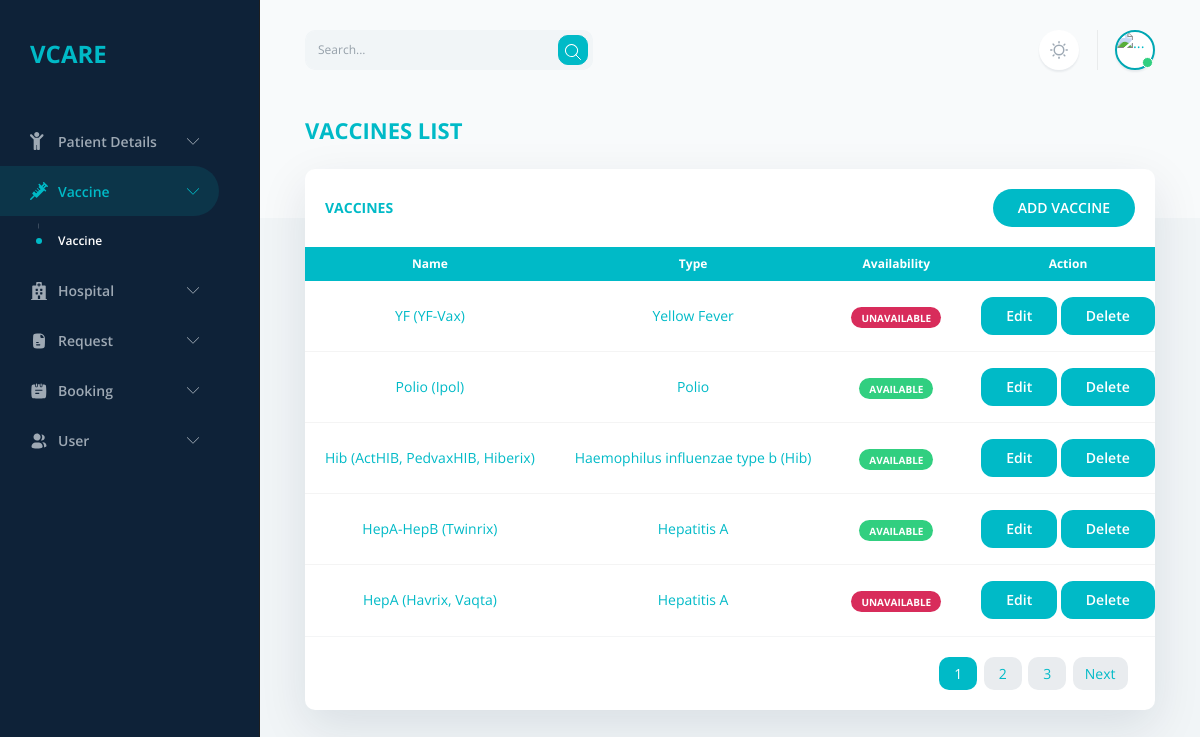
/admin/admin_vaccine.php (signed in), run on the app's committed database.
### tables this page shows
CREATE TABLE `list_of_vaccines` (
  `drug_id` int(11) NOT NULL,
  `drug_Name` varchar(100) NOT NULL,
  `drug_Type` varchar(100) NOT NULL,
  `drug_Availability` varchar(20) NOT NULL
);

### admin/admin_vaccine.php (the view, shortened to what this page needs)
<?php
$page = "vaccine";
include 'header.php';
?>
<head>
</head>
<body>
    <?php include './sidebar.php' ?>
    <main>
        <header class="container-fluid d-flex py-6 mb-4">
            <form class="d-none d-md-inline-block me-auto" action="admin_search.php">
                <div class="input-group input-group-merge">
                    <input type="text" class="form-control bg-light-green border-light-green w-250px" name="vaccsearch" placeholder="Search..." aria-label="Search for any term">
                    <span class="input-group-text bg-light-green border-light-green p-0">
                        <button class="btn btn-primary rounded-2 w-30px h-30px p-0 mx-1" type="button" aria-label="Search button">
                        </button>
                    </span>
                </div>
            </form>
            <div class="d-flex align-items-center ms-auto me-n1 me-lg-n2">
            <?php include 'themeswitcher.php' ?>
                <?php include 'admin_session.php' ?>
            </div>
        </header>
        <div class="container-fluid">
            <h1 class="h2 text-uppercase">
                Vaccines List
            </h1>
            <div class="row">
                <div class="col">
                    <div class="card border-0 flex-fill w-100 shadow-lg" id="users">
                        <div class="card-header border-0 card-header-space-between">
                            <h2 class="card-header-title h4 text-uppercase">
                                Vaccines
                            </h2>
                            <a href="add_vaccine.php" class="btn btn-light text-uppercase">
                                Add Vaccine
                            </a>
                        </div>
                        <?php
                        $limit = 5;
                        if (!isset($_GET['page'])) {
                            $page = 1;
                        } else {
                            $page = $_GET['page'];
                        }
                        $offset = ($page - 1) * $limit;
                        $sql = "SELECT * FROM `list_of_vaccines`
                        ORDER BY drug_id DESC LIMIT {$offset},{$limit}";
                        ?>
                        <div class="table-responsive">
                            <table class="table align-middle table-edge text-center table-hover table-nowrap mb-0">
                                <thead class="thead-light">
                                    <tr>
                                        <th>Name</th>
                                        <th>Type</th>
                                        <th>Availability</th>
                                        <th>Action</th>
                                    </tr>
                                </thead>
                                <?php
                                $fetch = mysqli_query($conn, $sql);
                                foreach ($fetch as $row) {
                                ?>
                                    <tbody class="list">
                                        <tr>
                                            <td><?php echo $row['drug_Name'] ?></td>
                                            <td><?php echo $row['drug_Type'] ?></td>
                                            <td>
                                                <?php
                                                if ($row['drug_Availability'] == 'AVAILABLE') {
                                                    echo '<h6 class="text-light bg-success d-inline px-3 py-1 rounded-3">AVAILABLE</h6>';
                                                } else {
                                                    echo '<h6 class="text-light bg-danger d-inline px-3 py-1 rounded-3">UNAVAILABLE</h6>';
                                                }
                                                ?>
                                            </td>
                                            <td>
                                                <a href="edit_vaccine.php?vid=<?php echo $row['drug_id'] ?>" class="btn btn-light rounded-3">Edit</a>
                                                <a href="delete_vaccine.php?vid=<?php echo $row['drug_id'] ?>" class="btn btn-light rounded-3">Delete</a>
                                            </td>
                                        </tr>
                                    </tbody>
                                <?php
                                }
                                ?>
                            </table>
                        </div>
                        <div class="card-footer">
                            <div class="d-flex justify-content-between align-items-center">
                                <ul class="pagination list-pagination mb-0">
                                    <?php
                                    $sql1 = "SELECT * FROM `list_of_vaccines`";
                                    $result1 = mysqli_query($conn, $sql1) or die("Query Failed.");
                                    if (mysqli_num_rows($result1) > 0) {
                                        $total_records = mysqli_num_rows($result1);
                                        $total_page = ceil($total_records / $limit);
                                        $count = 4;
                                        $startPage = max(1, $page - $count);
                                        $endPage = min($total_page, $page + $count);
                                        echo '<ul class="pagination justify-content-center">';
                                        for ($i = $startPage; $i <= $endPage; $i++) {
                                            if ($i == $page) {
                                                $active = "active";
                                            } else {
                                                $active = "";
                                            }
                                            echo '<li class="page-item ' . $active . '"><a class="page-link border-0 rounded px-4 me-2" href="admin_vaccine.php?page=' . $i . '">' . $i . '</a></li>';
                                        }
                                        if ($total_page > $page) {
                                            echo '<li class="page-item"><a class="page-link border-0 rounded me-2" href="admin_vaccine.php?page=' . ($page + 1) . '">Next</a></li>';
                                        }
                                        echo '</ul>';
                                    } else {
                                        echo '<h3 class="text-center h2">No Records Found</h3>';
                                    }
                                    ?>
                                </ul>
                            </div>
                        </div>
                    </div>
                </div>
            </div>
        </div>
    </main>
</body>
</html>

### data on the page
list_of_vaccines: drug_Name "YF (YF-Vax)", drug_Type "Yellow Fever", drug_Availability "UNAVAILABLE"
list_of_vaccines: drug_Name "Polio (Ipol)", drug_Type "Polio", drug_Availability "AVAILABLE"
list_of_vaccines: drug_Name "Hib (ActHIB, PedvaxHIB, Hiberix)", drug_Type "Haemophilus influenzae type b (Hib)", drug_Availability "AVAILABLE"
list_of_vaccines: drug_Name "HepA-HepB (Twinrix)", drug_Type "Hepatitis A", drug_Availability "AVAILABLE"
list_of_vaccines: drug_Name "HepA (Havrix, Vaqta)", drug_Type "Hepatitis A", drug_Availability "UNAVAILABLE"
